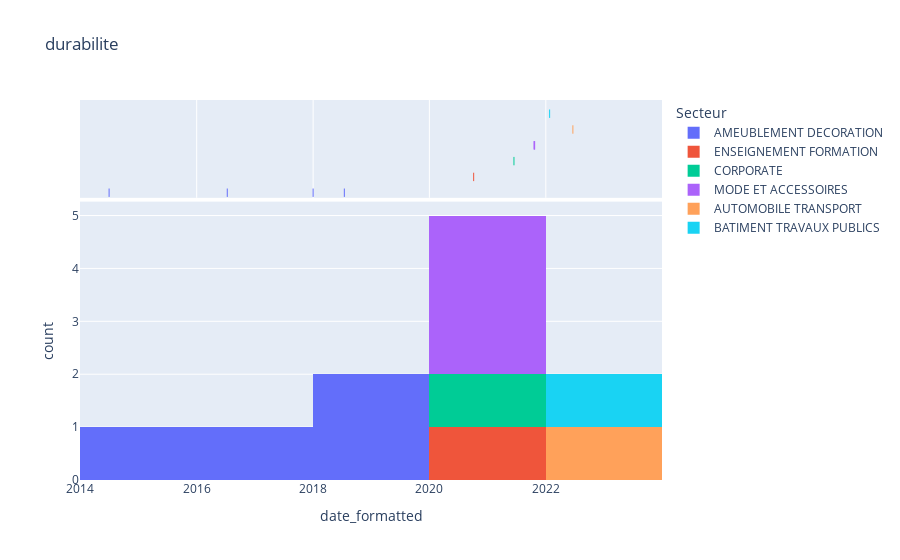
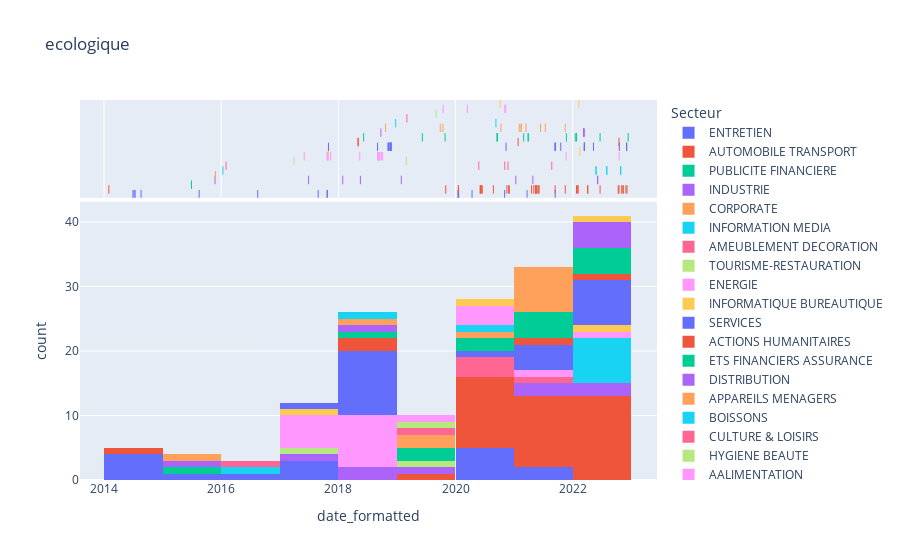
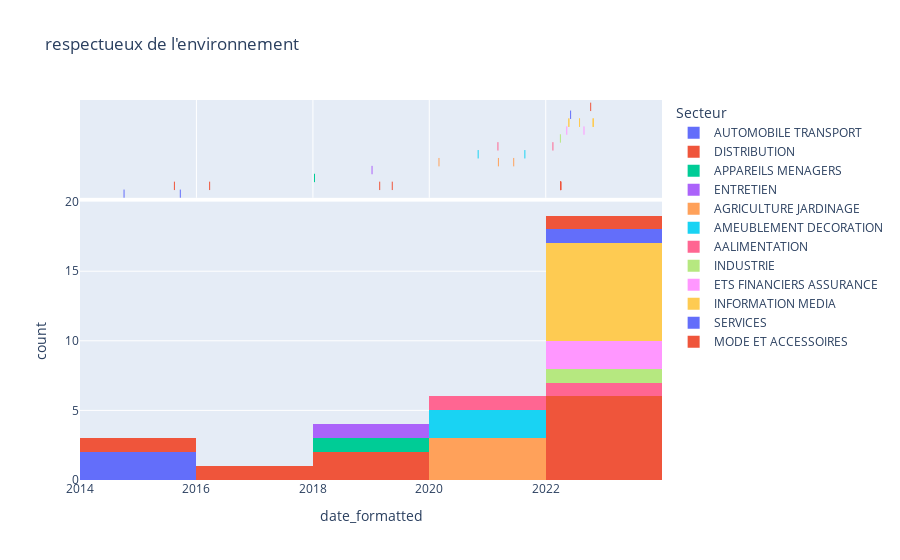
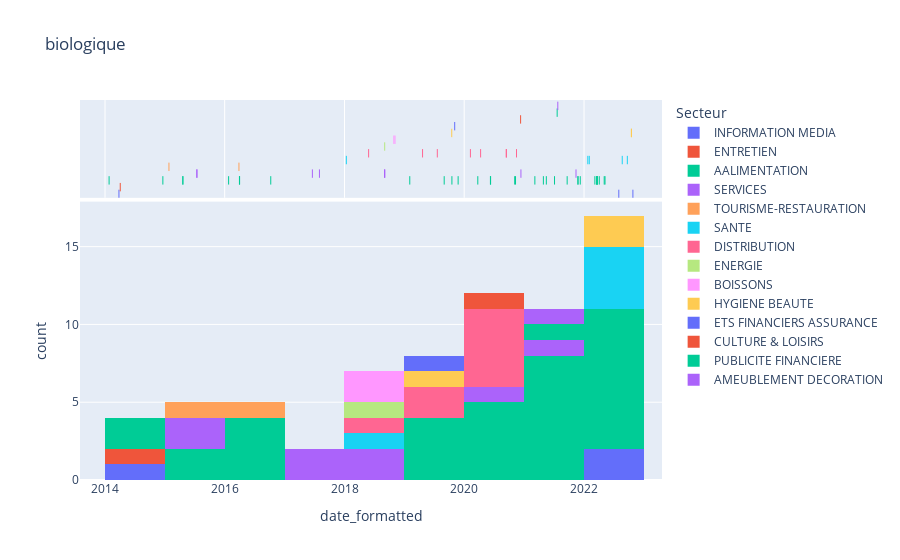

The notebook cell saved with these charts, in order:
### Code cell
for kw in kw_list:
    fig = px.histogram(plot_df[[kw in kw_eco for kw_eco in plot_df['kw_eco']]], x='date_formatted',marginal='rug', color='Secteur', title=kw)
    fig.show()
